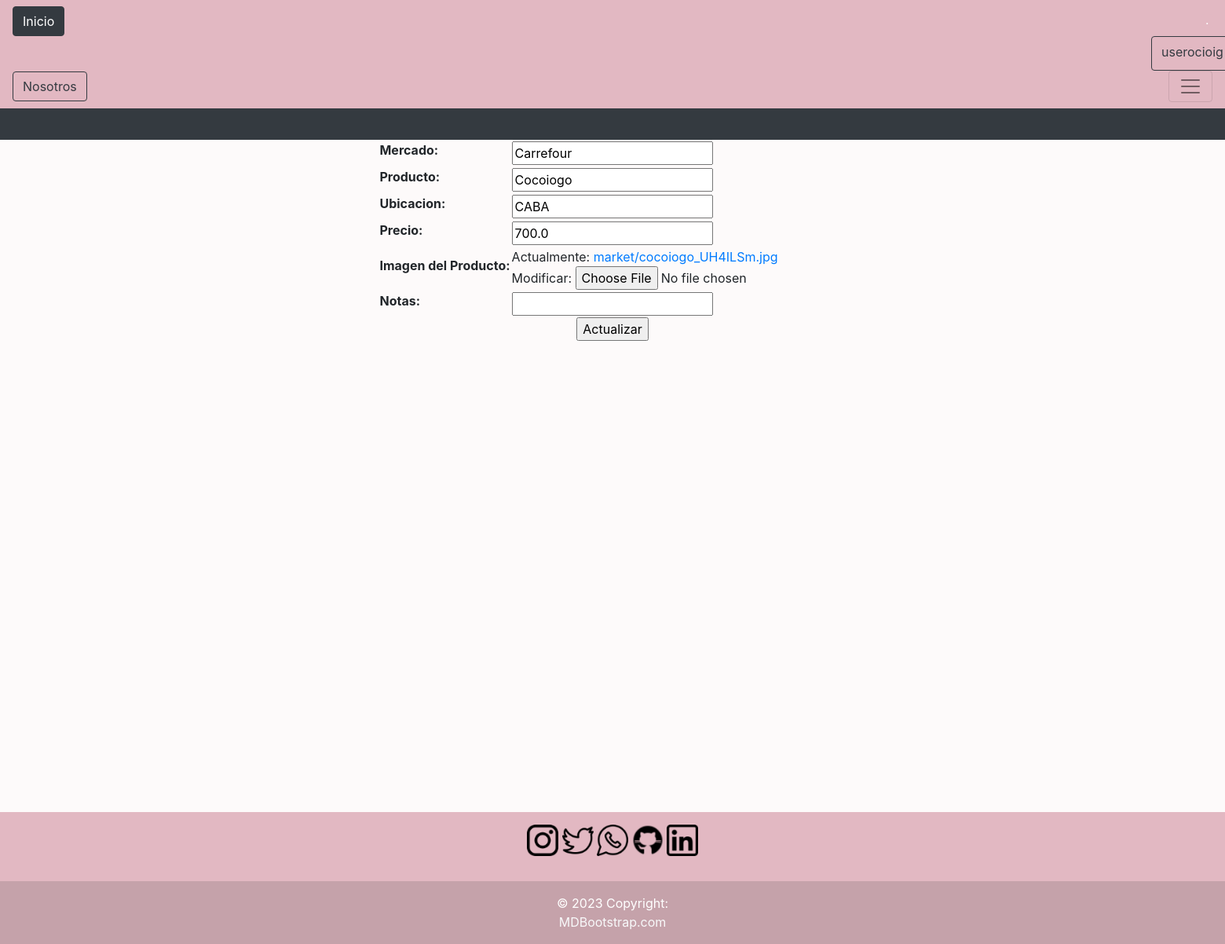
/market/market-update/5/ (signed in), run on the app's committed database.
### market/models.py (models this page shows)
class Market(models.Model):
    name_market = models.CharField(max_length=100)
    name_product = models.CharField(max_length=100)
    location = models.CharField(max_length=100)
    price = models.FloatField()
    image_product = models.ImageField(upload_to='market', null=True, blank=True)
    notes = models.TextField(max_length=1000, blank=True, null=True)

### market/views.py (the view, shortened to what this page needs)
@login_required
def update_market(request, pk):
    market = Market.objects.get(id=pk)
    if request.method == 'GET':
        context = {
        'form': MarketForm(
            initial={
                'name_market': market.name_market,
                'name_product': market.name_product,
                'location': market.location,
                'price': market.price,
                'image_product': market.image_product,
                'notes': market.notes,
            }
        )
    }
        return render(request,'market/market_update.html', context=context)
    else:
        context = {
            'form_errors': form.errors,
            'form': MarketForm()
        }
    return render(request,'market/market_update.html', context=context)

### market/forms.py
class MarketForm(forms.Form):
    name_market = forms.CharField(label='Mercado', max_length=100, required=False)
    name_product = forms.CharField(label='Producto', max_length=100, required=False)
    location = forms.CharField(label='Ubicacion', max_length=100, required=False)
    price = forms.FloatField(label='Precio', required=False)
    image_product = forms.ImageField(label='Imagen del Producto')
    notes = forms.CharField(label='Notas', max_length=1000, required=False)

### templates/market/market_update.html (shortened to what this page needs)
{% extends 'base.html' %}
{% block content %}
<div>
    {% if form %}
        <form action="" method="POST" enctype="multipart/form-data">
            <table>
                {{form.as_table}}
            </table>
            <input type="submit" value="Actualizar">
        </form>
    {% endif %}
</div>
{% endblock %}

### templates/base.html (shortened to what this page needs)
<!DOCTYPE html>
<html lang="en">
<head>
    <link rel="stylesheet" href="https://cdn.jsdelivr.net/npm/bootstrap@4.6.2/dist/css/bootstrap.min.css"
>
</head>
<body>
    <header>
        <nav class="navbar navbar-light" style="background-color: #e2b8c2;">
            <a class="btn btn-dark" href="/">Inicio</a>
            <a href="/admin/" style="background-color:#e2b8c2"class="badge badge-dark">.</a>
            <div class="dropdown">
                <button class="btn btn-outline-dark dropdown-toggle" style="margin-left:1450px" type="button" data-toggle="dropdown" aria-expanded="false">
                    {% if request.user.is_authenticated %}
                    {{request.user.username}}
                    {% else %}
                    Usuario
                    {% endif %}
                </button>
            </div>
              <a type="button" class="btn btn-outline-dark" href="/about/">Nosotros</a>
            <button class="navbar-toggler" type="button" data-toggle="collapse" data-target="#navbarSupportedContent" aria-controls="navbarSupportedContent" aria-expanded="false" aria-label="Toggle navigation">
                <span class="navbar-toggler-icon"></span>
            </button>
        </nav>
        <span class="d-block p-2 bg-dark text-white">
        </span>
    </header>
    {% block content %}
    {% endblock %}
        <footer class="bg-muted text-center text-white" style="margin-top:600px;">
        <div class="container p-3 pb-0">
            <section class="mb-3">
            <a href="https://www.instagram.com/"><img src="/media/icon/instagram.ico" width="40" height="40" role="button"></a>
            <a href="https://www.twitter.com/"><img src="/media/icon/twitter.ico" width="40" height="40" role="button"></a>
            <a href="https://www.whatsapp.com/"><img src="/media/icon/whatsapp.ico" width="40" height="40" role="button"></a>
            <a href="https://www.github.com/accccastle/"><img src="/media/icon/github1.ico" width="40" height="40" role="button"></a>
            <a href="https://www.linkedin.com/"><img src="/media/icon/linkedin.ico" width="40" height="40" role="button"></a>
            </section>
        </div>
        <div class="text-center p-3" style="background-color: rgba(83, 77, 77, 0.2);">
            © 2023 Copyright:
            <a class="text-light" href="https://mdbootstrap.com/">MDBootstrap.com</a>
        </div>
        </footer>
</body>
</html>

### templates/base.html (style rules this page uses)
body { background-color: rgb(253, 250, 250); }
footer { background-color:#e2b8c2; }

### templates/market/market_update.html (style rules this page uses)
div { display: flex; flex-direction:column; justify-content:center; align-items:center; }
form { display: flex; flex-direction:column; justify-content:center; align-items:center; }

### data on the page
Market: name_market "Carrefour", name_product "Cocoiogo", location "CABA", price "700.0"

### other printed values
{{ request.user.username }} "userocioig…"
